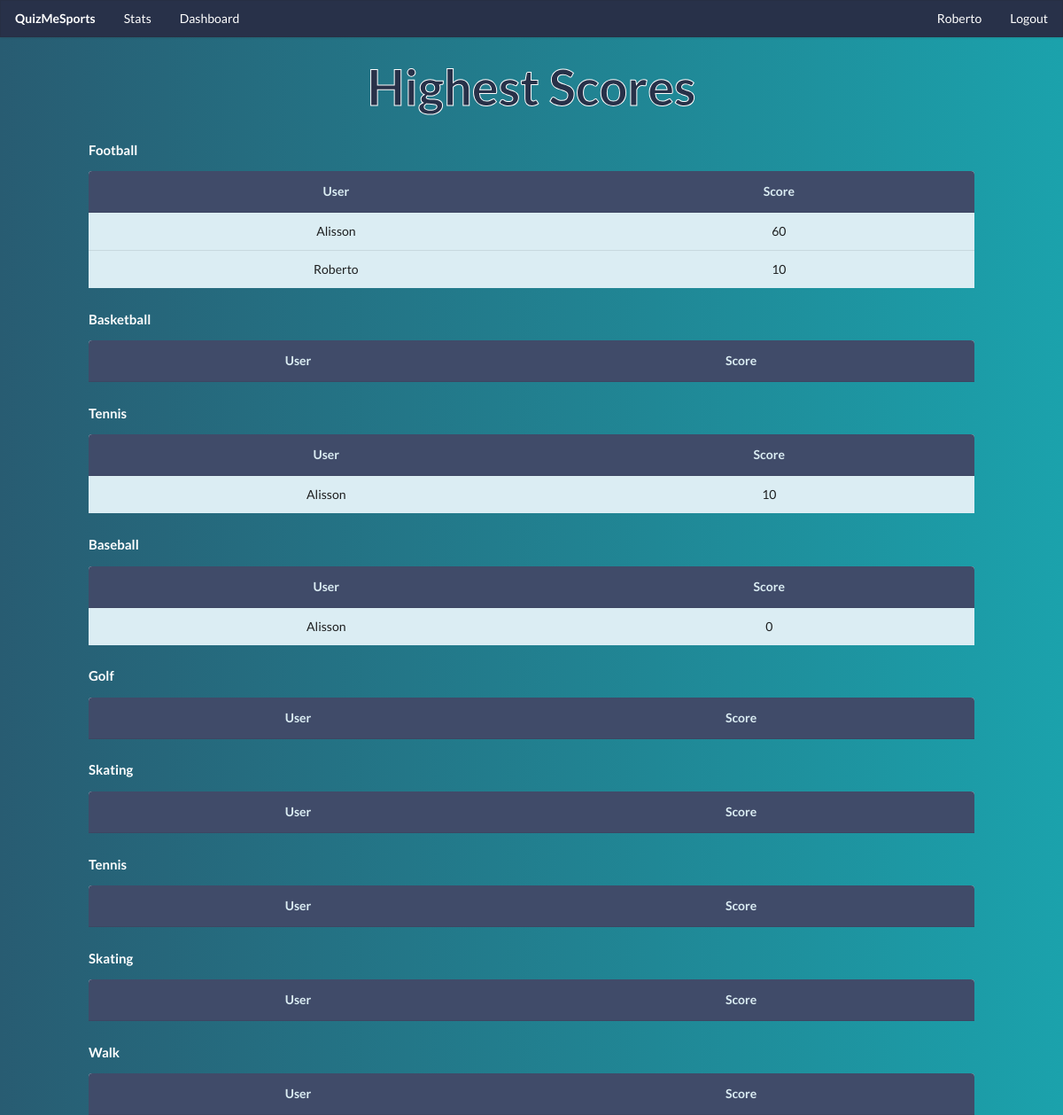
/dashboard (signed in), run on the app's committed database.
### login_app/models.py (models this page shows, shortened)
class User(models.Model):
    first_name= models.CharField(max_length=40)
    last_name= models.CharField(max_length=40, blank=True)
    email= models.EmailField()
    password= models.CharField(max_length=120)
    isadmin=models.BooleanField(default=False)
    created_at = models.DateTimeField(auto_now_add=True)
    updated_at = models.DateTimeField(auto_now=True)
    objects = UserManager()

### questions_app/models.py (models this page shows, shortened)
class Category(models.Model):
    title =  models.CharField(max_length=40)
    created_at = models.DateTimeField(auto_now_add=True)
    updated_at = models.DateTimeField(auto_now=True)
    objects = CategoryManager()

### profile_app/views.py (the view)
# urls.py: path('dashboard',views.dashboard),
def dashboard(request):
    if 'user_id' in request.session:
        all_users=User.objects.all()
        all_categories=Category.objects.all()
        score_results = Score.objects.values('quiz_category','quiz_taken_by').annotate(sum=Sum('score')).order_by('-sum')
        context={
            "categories":Category.objects.all(),
            "users":User.objects.all(),
            "scores":score_results,
        }
        return render(request,'dashboard.html',context)
    return HttpResponse(render(request,'index.html'))

### profile_app/templates/dashboard.html (shortened to what this page needs)
<!DOCTYPE html>
<html lang="en">
    <head>
        {% load static%}
        <link rel="stylesheet" href="{% static 'css/styles.css'%}">
        <link rel="stylesheet" href="https://cdn.jsdelivr.net/npm/semantic-ui@2.4.2/dist/semantic.min.css">
    </head>
    <body>
        <div id="navbar" class="ui fixed borderless menu">
            <a href="/play" class="header item">QuizMeSports</a>
            <a href="/stats" class="item">Stats</a>
            <a href="/dashboard" class="item">Dashboard</a>
            <div class="right menu">
                <a href="{%url 'user_page'%}" class="item">{{request.session.first_name| capfirst}}</a>
                <a href="{%url 'logout'%}" class="item">Logout</a>
            </div>
        </div>
        <div id="dashboard-container">
            <h1 class="ui center aligned header">Highest Scores</h1>
            {%for category in categories %}
                <h4 >{{category.title| capfirst}}</h4>
                <table class="ui table center aligned">
                    <thead>
                        <tr>
                        <th>User</th>
                        <th>Score</th>
                        </tr>
                    </thead>
                    <tbody>
                    {%for score in scores%}
                        {%if score.quiz_category == category.id%}
                            {%for user in users%}
                                {%if user.id == score.quiz_taken_by %}
                                    <tr>
                                        <td>{{ user.first_name| capfirst}}</td>
                                        <td>{{ score.sum }}</td>
                                    </tr>
                                {%endif%}
                            {%endfor%}
                    {%endif%}
                    {%endfor%}
                    </tbody>
                </table>
            {%endfor%}
        </div>
    </body>
</html>

### quiz_app/static/css/styles.css (style rules this page uses)
:root { --primary-color: #00818a; --secondary-color: #404b69; --tertiary-color: #dbedf3; --fourth-color: #283149; }
body { margin: 0 !important; height: 0 !important; background: #0f2027 !important; background: -webkit-linear-gradient(to right, #285c72, #1ba2ac) !important; background: linear-gradient( to right, #285c72, #1ba2ac ) !important; }
h1 { color: var(--fourth-color) !important; -webkit-text-stroke: 1px white; font-size: 4rem !important; }
table.ui.table { border: none; }
table.ui.table thead th { background-color: var(--secondary-color); color: var(--tertiary-color); }
table.ui.table tbody td { background-color: var(--tertiary-color); }
#navbar { background-color: var(--fourth-color); }
#navbar a { color: white; }
div#dashboard-container { max-width: 1000px; margin: 0 auto; margin-top: 5rem; }
#dashboard-container h4 { color: white; }
#dashboard-container table { margin-bottom: 0; }

### data on the page
User: session.first_name "Roberto", first_name "Roberto", sum "10"
Category: title "Football"
User: first_name "Alisson", sum "60", sum "10", sum "0"
Category: title "Basketball"
Category: title "Tennis"
Category: title "Baseball"
Category: title "Golf"
Category: title "Skating"
Category: title "Tennis"
Category: title "Skating"
Category: title "Walk"
